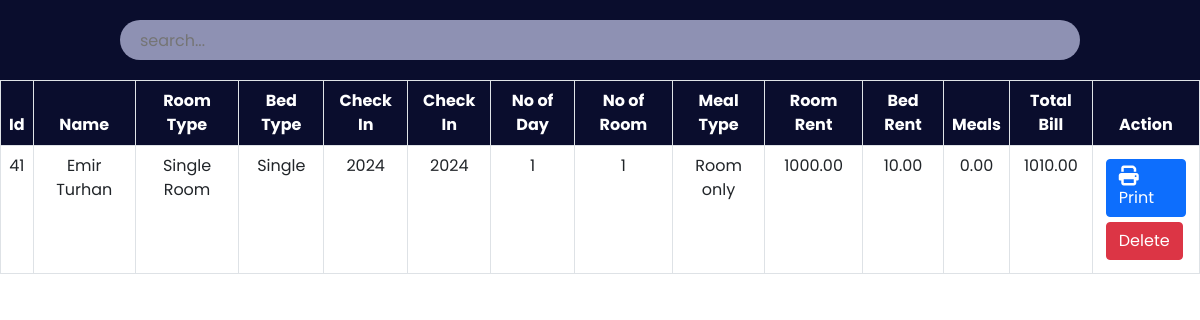
Screenshot of /admin/payment.php with the database file from the repository.
### tables this page shows
CREATE TABLE `payment` (
  `id` int(30) NOT NULL,
  `Name` varchar(30) NOT NULL,
  `Email` varchar(30) NOT NULL,
  `RoomType` varchar(30) NOT NULL,
  `Bed` varchar(30) NOT NULL,
  `NoofRoom` int(30) NOT NULL,
   
  `cin` int(11) NOT NULL,
   
  `cout` int(11) UNSIGNED NOT NULL,
  `noofdays` int(30) NOT NULL,
  `roomtotal` double(8,2) NOT NULL,
  `bedtotal` double(8,2) NOT NULL,
  `meal` varchar(30) NOT NULL,
  `mealtotal` double(8,2) NOT NULL,
  `finaltotal` double(8,2) NOT NULL
);

### admin/payment.php (the view, shortened to what this page needs)
<?php
    include '../config.php';
?>
<!DOCTYPE html>
<html lang="en">
<head>
    <link href="https://cdn.jsdelivr.net/npm/bootstrap@5.0.2/dist/css/bootstrap.min.css" rel="stylesheet">
    <link rel="stylesheet" href="https://cdnjs.cloudflare.com/ajax/libs/font-awesome/6.2.0/css/all.min.css"/>
	<link rel="stylesheet" href="css/roombook.css">
</head>
<body>
	<div class="searchsection">
        <input type="text" name="search_bar" id="search_bar" placeholder="search..." onkeyup="searchFun()">
    </div>
    <div class="roombooktable" class="table-responsive-xl">
        <?php
            $paymanttablesql = "SELECT * FROM payment";
            $paymantresult = mysqli_query($conn, $paymanttablesql);
        ?>
        <table class="table table-bordered" id="table-data">
            <thead>
                <tr>
                    <th scope="col">Id</th>
                    <th scope="col">Name</th>
                    <th scope="col">Room Type</th>
                    <th scope="col">Bed Type</th>
                    <th scope="col">Check In</th>
                    <th scope="col">Check In</th>
					<th scope="col">No of Day</th>
                    <th scope="col">No of Room</th>
					<th scope="col">Meal Type</th>
                    <th scope="col">Room Rent</th>
                    <th scope="col">Bed Rent</th>
                    <th scope="col">Meals</th>
					<th scope="col">Total Bill</th>
                    <th scope="col">Action</th>
                </tr>
            </thead>
            <tbody>
            <?php
            while ($res = mysqli_fetch_array($paymantresult)) {
            ?>
                <tr>
                    <td><?php echo $res['id'] ?></td>
                    <td><?php echo $res['Name'] ?></td>
                    <td><?php echo $res['RoomType'] ?></td>
                    <td><?php echo $res['Bed'] ?></td>
					<td><?php echo $res['cin'] ?></td>
                    <td><?php echo $res['cout'] ?></td>
					<td><?php echo $res['noofdays'] ?></td>
                    <td><?php echo $res['NoofRoom'] ?></td>
                    <td><?php echo $res['meal'] ?></td>
                    <td><?php echo $res['roomtotal'] ?></td>
					<td><?php echo $res['bedtotal'] ?></td>
					<td><?php echo $res['mealtotal'] ?></td>
					<td><?php echo $res['finaltotal'] ?></td>
                    <td class="action">
                        <a href="invoiceprint.php?id= <?php echo $res['id']?>"><button class="btn btn-primary"><i class="fa-solid fa-print"></i>Print</button></a>
						<a href="paymantdelete.php?id=<?php echo $res['id']?>"><button class="btn btn-danger">Delete</button></a>
                    </td>
                </tr>
            <?php
            }
            ?>
            </tbody>
        </table>
    </div>
</body>
</html>

### admin/css/roombook.css (style rules this page uses)
:root { --bg-text-shadow: 0 2px 4px rgb(13 0 77 / 8%), 0 3px 6px rgb(13 0 77 / 8%), 0 8px 16px rgb(13 0 77 / 8%); --bg-box-shadow: 0px 0px 20px 6px rgba(26, 30, 164, 0.31); }
body { background-color: #ffff; }
* { margin: 0; padding: 0; font-family: 'Poppins', sans-serif; }
i { font-size: 20px; }
.searchsection { height: 80px; width: 100%; display: flex; justify-content: space-evenly; align-items: center; background-color: #0a0d2d; position: fixed; z-index: 500; }
#search_bar { height: 40px; width: 80%; border: none; background-color: rgba(195, 198, 233, 0.714); padding-left: 20px; border-radius: 30px; }
a { color: black; }
.roombooktable { position: absolute; color: #0a0d2d; margin-top: 80px; width: 100%; height: 100vh; padding-bottom: 900px; }
.roombooktable thead { background-color: #0a0d2d; color: white; text-align: center; }
.roombooktable tbody { text-align: center; }
.action a { text-decoration: none; }
.action button { display: flex; flex-wrap: wrap; margin: 5px; }

### rows the page displays
payment: id "41", Name "Emir Turhan", RoomType "Single Room", Bed "Single", cin "2024", cout "2024", noofdays "1", NoofRoom "1", meal "Room only", roomtotal "1000.00", bedtotal "10.00", mealtotal "0.00", finaltotal "1010.00"
